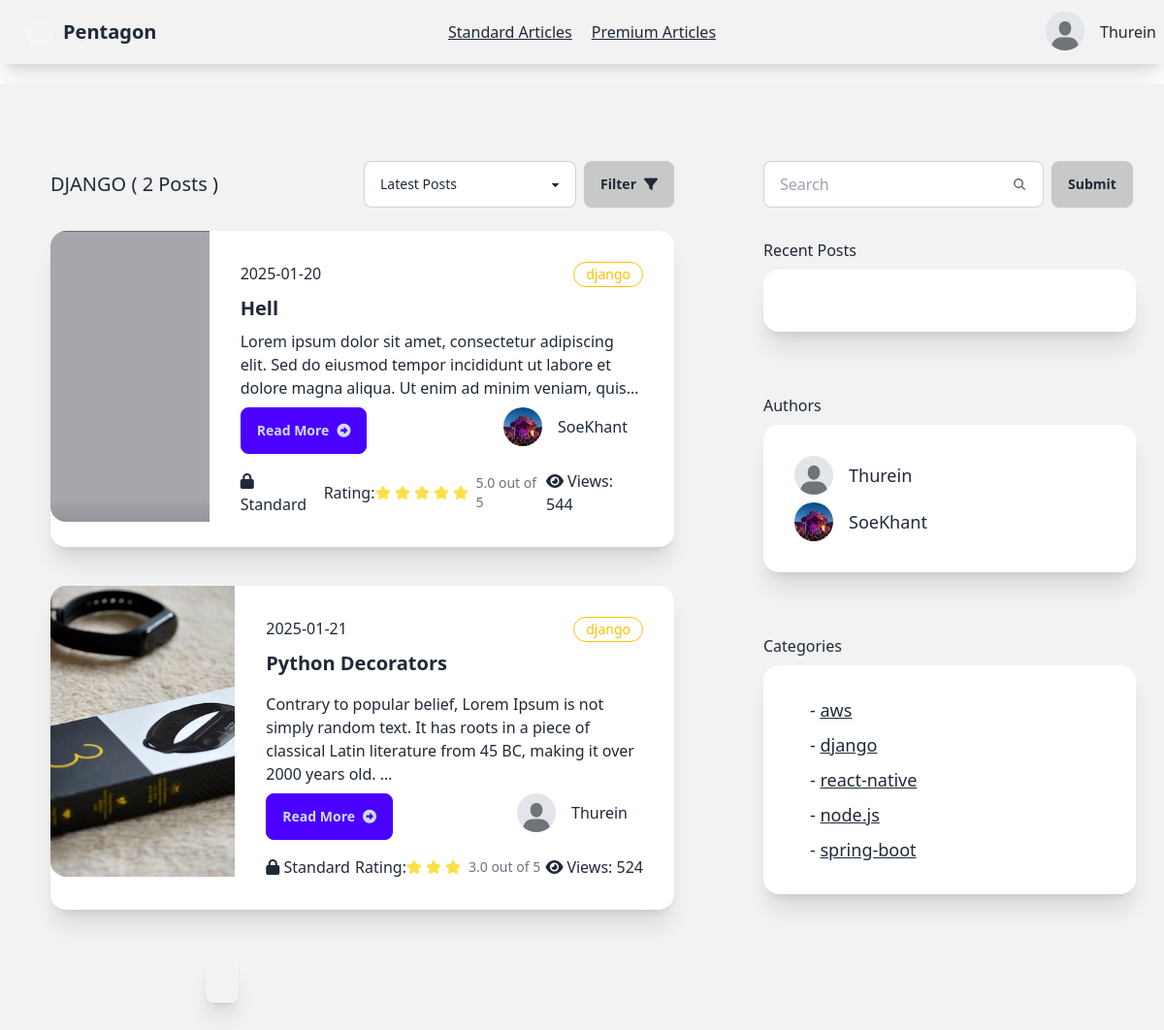
The page /reader/category/django/ (signed in) on the database its author committed.
### account/models.py (models this page shows, shortened)
class AccountStatus(models.Model):
    is_verified=models.BooleanField(default=False)
    profile=models.ImageField(max_length=100, blank=True,default="account/default.jpeg",null=True,upload_to="media/account")
    user=models.ForeignKey(User, on_delete=models.CASCADE,related_name="account_status")
    rank=models.CharField(max_length=20,blank=True, default="Silver")
    created_at=models.DateTimeField(auto_now=True)

### writer/models.py (models this page shows, shortened)
class Article(models.Model):
    CATEGORY_CHOICES = [
        ('flutter', 'Flutter'),
        ('react-native', 'React Native'),
        ('node.js', 'Node.JS'),
        ('spring-boot','Spring Boot'),
        ('laravel','Laravel'),
        ('django',"Django"),
        ('aws',"AWS"),
        ('web-development','Web Development'),
        ('mobile-development','Mobile Development'),
        ('cloud','Cloud Architect')
    ]
    title=models.CharField(max_length=100)
    content=models.TextField(
        validators=[
            MinLengthValidator(40, message="Content must be at least 40 characters long.")
        ]
    )
    author=models.ForeignKey(User, on_delete=models.CASCADE)
    view_count = models.PositiveIntegerField(default=0)
    posted_at=models.DateTimeField(auto_now_add=True)
    is_premium=models.BooleanField(default=False)
    is_standard=models.BooleanField(default=False)
    photo=models.ImageField(default='article/default.jpeg', blank=True, null=True,upload_to="article/")
    category = models.CharField(
        max_length=20,
        choices=CATEGORY_CHOICES,
        default='web-development',
        blank=False,
        null=False
    )
    def get_rating(self):
        reviews = self.article_review.all()
        if reviews:
            total_rating = sum(review.rating for review in reviews)
            return total_rating / len(reviews)
        else:
            return 0
    def get_author_name(self):
        return self.author.username
    def get_account_status(self):
        try:
            return self.author.account_status.first()
        except AccountStatus.DoesNotExist:
            return None

class ArticleReview(models.Model):
    article=models.ForeignKey(Article, on_delete=models.CASCADE,related_name="article_review")
    user=models.ForeignKey(User, on_delete=models.CASCADE, related_name="article_reviewer")
    comment=models.TextField(blank=True, null=True)
    rating=models.FloatField(default=0,blank=True, null=True)
    author_reply=models.TextField(blank=True, null=True)
    posted_at=models.DateTimeField(auto_now_add=True)

### reader/views.py (the view)
# urls.py: path('category/<str:category>/', views.category, name="category"),
@login_required(login_url="sign-in")
def category(request,category):
    category_articles=Article.objects.filter(category=category)
    categories=Article.objects.values("category").distinct()
    authors=Article.objects.filter(category=category).values("author").distinct()
    accounts=AccountStatus.objects.filter(user__in=authors)
    recent_articles=get_recent_articles(request.user.id)
    context={
        "count":category_articles.count(),
        "category_articles":category_articles,
        "category":category,
        "categories":categories,
        "accounts":accounts,
        "recent_articles":recent_articles,
        "account_status":get_account_status(request)
    }
    return render(request, "reader/category_articles.html", context)

### reader/views.py (called while the page is built)
def get_recent_articles(user_id):
    key = f"recent_articles:{user_id}"
    article_ids = cache.get(key, [])
    return Article.objects.filter(id__in=article_ids)

def get_account_status(request):
    account_status = AccountStatus.objects.get(user=request.user)
    return account_status

### reader/templates/reader/category_articles.html (shortened to what this page needs)
{% extends 'reader/base.html' %}
{% block content %}
<div class="bg-base-200 min-h-screen flex w-100 mt-5">
  <div class="grid grid-cols-8 gap-2 ">
      <div class="col-start-1 col-span-5 mt-12 mx-5">
          <div class="card">
              <div class="card-body">
                 <div class="flex justify-between items-center">
                  <p class="text-xl">{{category|upper}} ( {{count}} Posts )</p>
                  <div class="flex w-80">
                    <select id="postFilter" class="select select-bordered w-full max-w-xs ">
                      <option  selected>Latest Posts</option>
                    </select>
                    <button id="applyFilterBtn" class="btn btn-active ml-2">Filter <i class="fa-solid fa-filter"></i></button>
                  </div>
                 </div>
                  {% for article in category_articles %}
        <div class="card card-side bg-base-100 shadow-xl my-4">
          <figure class="w-11/12 h-5/6">
              <img
                class="object-cover"
                style="min-height:300px;"
                src="{{article.photo.url}}"
                alt="Movie" />
            </figure>
          <div class="card-body">
            <div class="flex">
              <p>{{article.posted_at|date:'Y-m-d'}}</p>
              <div class="badge badge-warning badge-outline p-3">{{article.category}}</div>
            </div>
            <h2 class="card-title font-bold">{{article.title}}</h2>
            <p class="line-clamp-3">{{article.content|safe|truncatewords:30}}</p>
            <div class="card-actions justify-between">
              <a href="{% url 'post-detail' article.id %}" class="btn btn-primary"> Read More<i class="fa-solid fa-circle-right"></i></a>
              <div>
                  <div class="flex-row flex items-center">
                      <div class="avatar">
                          <div class="w-10 rounded-full">
                              <img
                              style="object-fit: cover;width:100%;height:100%"
                              alt="Tailwind CSS Navbar component"
                              src="{{article.get_account_status.profile.url}}" />
                          </div>
                        </div>
                        <h2 class="mx-4">{{article.get_author_name}}</h2>
                  </div>
              </div>
            </div>
            <div class="flex justify-between items-center mt-2">
              <div>
                  {% if article.is_premium %}
                  <i class="fa-solid fa-crown text-warning"></i>
                  Premium
                  {% elif article.is_standard %}
                  <i class="fa-solid fa-lock"></i>
                  Standard
                  {% else %}
                  <i class="fa-solid fa-lock-open"></i>
                  Free
                  {% endif %}
              </div>
              <div class="flex items-center">
                Rating:
                <div class="flex">
                </div>
                <div class="">
                  <p class="ms-1 text-sm font-medium text-gray-500 dark:text-gray-400">{{article.get_rating|floatformat:1}} out of 5</p>
                </div>
              </div>
              <div class="">
                  <i class="fa-solid fa-eye mr-1"></i>Views:
                 {{article.view_count}}
              </div>
            </div>
          </div>
        </div>
        {% endfor %}
              </div>
          </div>
            <div class="join ml-48 mb-12 shadow-xl">
              <button class="join-item btn">{{page_objects.number}}</button>
            </div>
      </div>
      <div class="col-start-6 col-span-2 mt-20">
          <div class="flex-row">
            <div class="ml-8">
              <form action="" class="flex" method="get">
                <label class="input input-bordered flex items-center gap-2">
                  <input type="text" class="grow" name="search" placeholder="Search" />
                  <svg
                    xmlns="http://www.w3.org/2000/svg"
                    viewBox="0 0 16 16"
                    fill="currentColor"
                    class="h-4 w-4 opacity-70">
                    <path
                      fill-rule="evenodd"
                      d="M9.965 11.026a5 5 0 1 1 1.06-1.06l2.755 2.754a.75.75 0 1 1-1.06 1.06l-2.755-2.754ZM10.5 7a3.5 3.5 0 1 1-7 0 3.5 3.5 0 0 1 7 0Z"
                      clip-rule="evenodd" />
                  </svg>
                </label>
                <input type="submit" value="Submit" class="btn btn-active ml-2">
              </form>
            </div>
            <div class="card">
              <div class="card-body">
                  Recent Posts
                  <div class="card bg-base-100 w-96 shadow-xl">
                      <div class="card-body">
                      </div>
                    </div>
                </div>
              </div>
            <div class="card">
              <div class="card-body">
                  Authors
                  <div class="card bg-base-100 w-96 shadow-xl">
                      <div class="card-body">
                         {% for account in accounts %}
                         <div class="flex-row flex items-center">
                          <div class="avatar">
                              <div class="w-10 rounded-full">
                                <img src="{{account.profile.url}}" />
                              </div>
                            </div>
                               <h2 class="mx-4 text-lg">{{account.user.username}}</h2>
                         </div>
                         {% endfor %}
                      </div>
                    </div>
                </div>
              </div>
              <div class="card">
                <div class="card-body">
                    Categories
                    <div class="card bg-base-100 w-96 shadow-xl">
                        <div class="card-body">
                           {% for category in categories %}
                           <div class="flex-row flex items-center">
                                 <h2 class="mx-4 text-lg">- <a href="{% url 'category' category.category  %}" class="link">{{category.category}}</a></h2>
                           </div>
                           {% endfor %}
                        </div>
                      </div>
                  </div>
                </div>
          </div>
          </div>
      </div>
</div>
{% endblock  %}

### reader/templates/reader/base.html (shortened to what this page needs)
{% load static %}
<!DOCTYPE html>
<html lang="en">
<head>
    <link href="https://cdn.jsdelivr.net/npm/daisyui@latest/dist/full.min.css" rel="stylesheet" type="text/css" />
    <link href="{% static 'fontawesomefree/css/fontawesome.css' %}" rel="stylesheet" type="text/css">
    <link href="{% static 'fontawesomefree/css/brands.css' %}" rel="stylesheet" type="text/css">
    <link href="{% static 'fontawesomefree/css/solid.css' %}" rel="stylesheet" type="text/css">
</head>
<body>
    <div class="navbar bg-base-200 shadow-xl">
        <div class="navbar-start">
          <a href="{% url 'home' %}" class="btn btn-ghost text-xl"><div class="mask mask-pentagon w-8 h-8 border-8 border-neutral-100	"></div>Pentagon</a>
        </div>
        <div class="navbar-center gap-5">
            <a id="standard" href="{% url 'standard-posts' %}" class=" link ">Standard Articles</a>
            <a  href="{% url 'premium-posts' %}" class="link">Premium Articles</a>
          </div>
        <div class="navbar-end gap-3">
          {% if user.is_authenticated %}
          <div class="dropdown dropdown-end">
            <div tabindex="0" role="button" class="btn btn-ghost btn-circle avatar">
              <div class="w-10 rounded-full">
                <img
                  style="object-fit: contain;width:100%;height:100%"
                  alt="Tailwind CSS Navbar component"
                  src="{{account_status.profile.url}}" />
              </div>
            </div>
          </div>
          {{user}}
          {% else %}
          <a href="{% url 'sign-up' %}" class="btn">Sign Up</a>
          <a href="{% url 'sign-in' %}" class="btn">Sign In</a>
          {% endif %}
        </div>
       </div>
    {% block content %}
    {% endblock  %}
    <script src="https://cdn.tailwindcss.com"></script>
</body>
</html>

### rows shown on the page
AccountStatus: profile (placeholder picture), user.username "Thurein"
Article: photo (picture), posted_at "2025-01-20", category "django", title "Hell", content "Lorem ipsum dolor sit amet, consectetur adipiscing elit. Sed do eiusmod tempor incididunt ut labore et dolore magna aliqua. Ut enim ad minim veniam,…", get_account_status.profile (picture), get_author_name "SoeKhant", is_premium False (drawn), get_rating "5.0", view_count "544"
Article: photo (picture), posted_at "2025-01-21", category "django", title "Python Decorators", content "Contrary to popular belief, Lorem Ipsum is not simply random text. It has roots in a piece of classical Latin literature from 45 BC, making it over 2000 years old. …", get_account_status.profile (placeholder picture), get_author_name "Thurein", is_premium False (drawn), get_rating "3.0", view_count "524"
AccountStatus: profile (picture), user.username "SoeKhant"

### other values the page prints
{{ user }} "Thurein"
{{ category|upper }} "DJANGO"
{{ count }} "2"
{{ category.category }} "aws" "django" "react-native" "node.js" "spring-boot"
